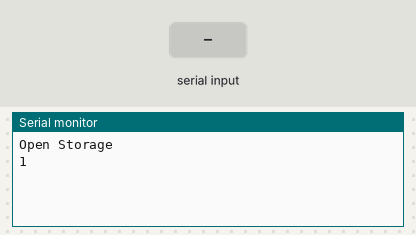
Simulated run of this sketch. Board: ESP32. Parts: the last lines printed to the serial monitor. The test bench sets the inputs (shaded band). EEPROM starts erased.

Above: at 1.2 s.
1.3 s: "a" received over Serial
At 2.5 s:
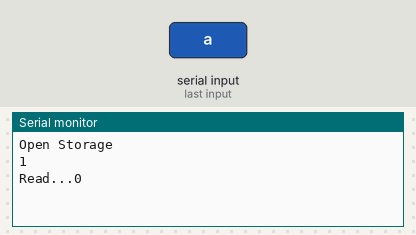
2.8 s: "1" received over Serial
At 3.7 s:
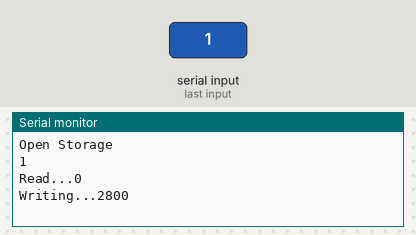

The sketch:

listing_5_1.ino
```cpp
//Подключаем библиотеку.
#include <Preferences.h>
//Создаем объект хранилище.
Preferences preferences;
void setup() {
  //Открытие serial порта
  // на скорости 115200 Бит/сек (Бод).
  Serial.begin(115200);
  Serial.println("Open Storage");
  // Открываем хранилище с именем storage.
  // второй параметр false - режим записи/чтения.
  // Длина имене не более 15 симв.
  Serial.println(preferences.begin("storage", false));
  // Удаление всех хранилищ
  //preferences.clear();
  // Удаление отдельного ключа
  //preferences.remove("counter");
}
//Бесконечный цикл loop.
void loop() {
  //Если в порту есть данные
  if (Serial.available())
  {
    //Читаем один байт из порта.
    byte Sdata = Serial.read();
    //  Если код введенной буквы сооьветствует
    // значению кода цифр от 0 до 9 (код 48-57)
    if ((Sdata > 47) && (Sdata < 58))
    {
      // Сохранить значение времени от начала работы программы
      //под именем "serialDataStorage"
      Serial.print("Writing...");
      unsigned long serialDataStorage1 = millis();
      Serial.println(serialDataStorage1);
     preferences.putULong("sDS", serialDataStorage1);
    }
    else
    {
      if (Sdata == 'a')
      {
        //Если введена буква 'a'
        // Прочитать значение ключа с указанным именем,
        //если ключа нет, вернуть 0
        unsigned long serialDataStorage2 =
        preferences.getULong("sDS");
        Serial.print("Read...");Serial.println(serialDataStorage2);
       }
    }
  }
}
```

Measured:
- after the input at 1.3 s, the serial monitor: prints a new line at once (image 1)
- after the input at 2.8 s, the serial monitor: prints a new line at once (image 2)
